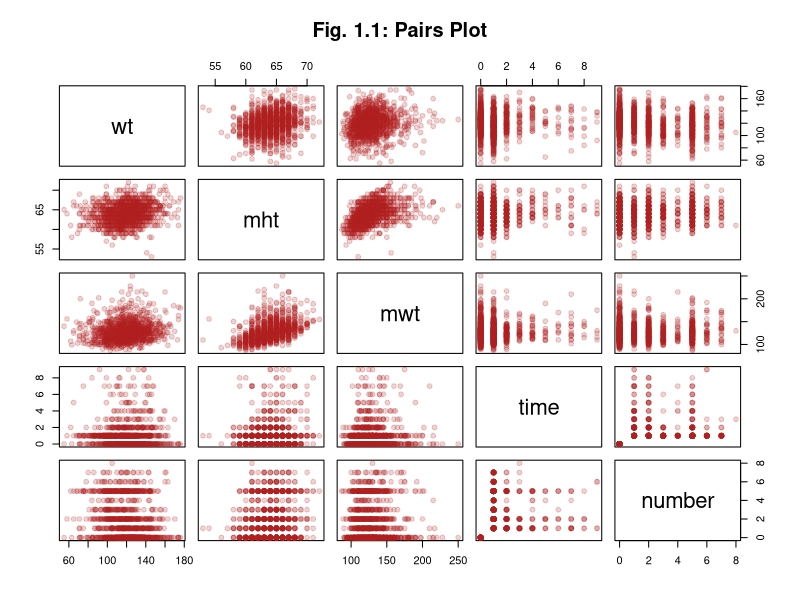
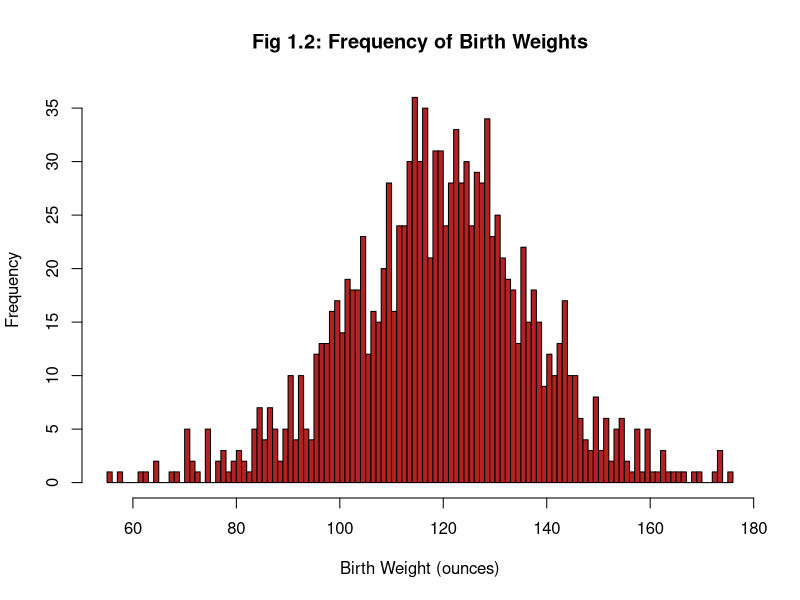
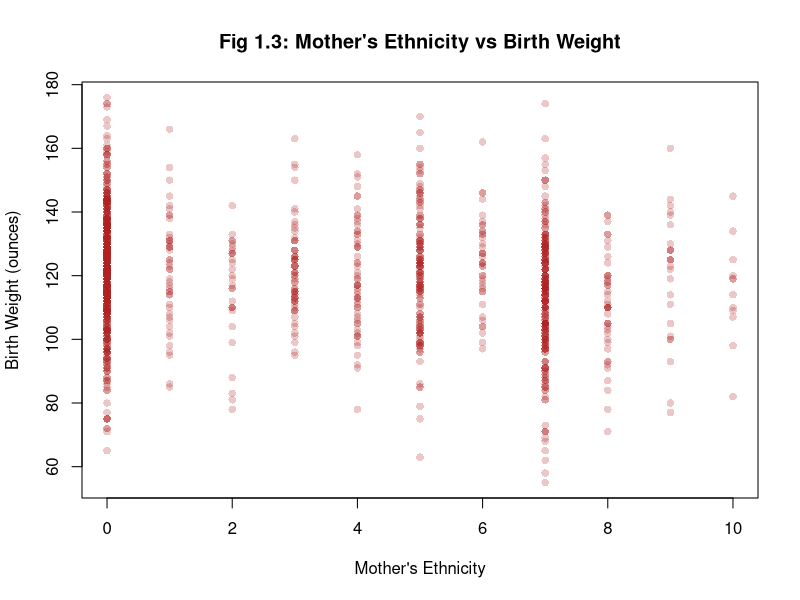
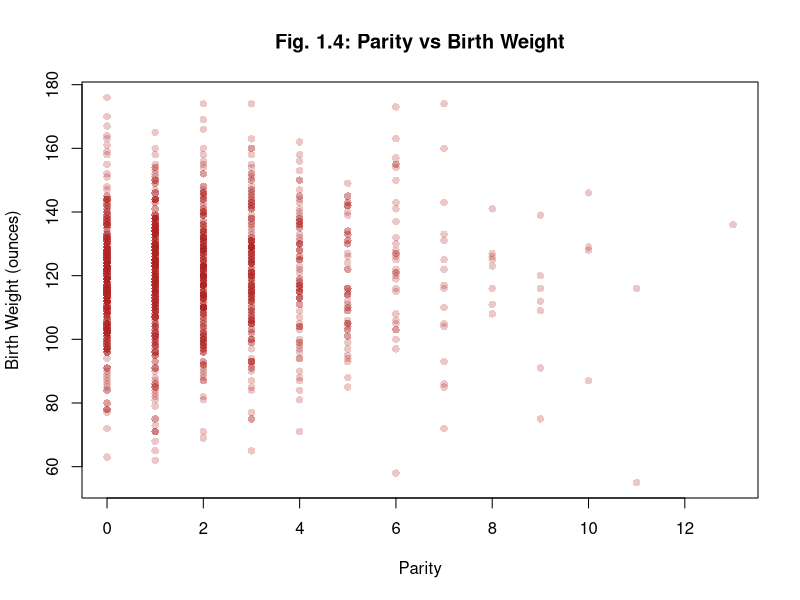
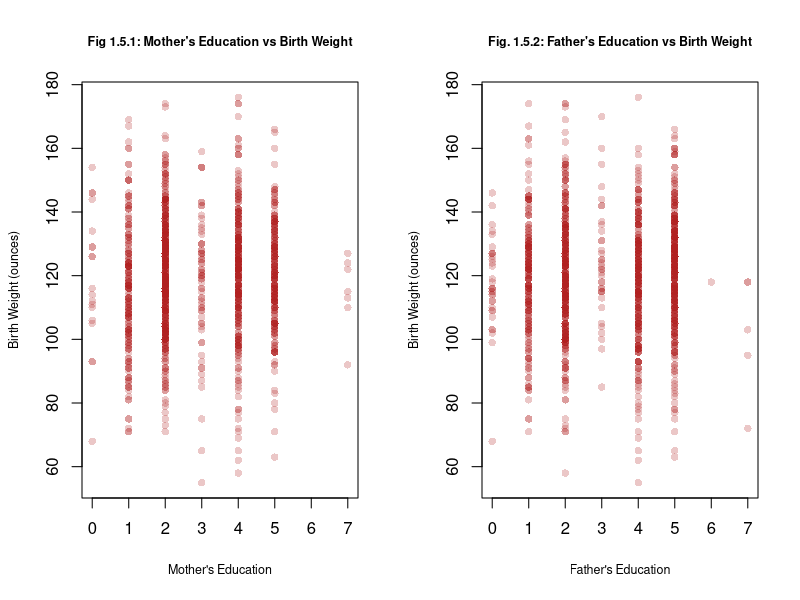
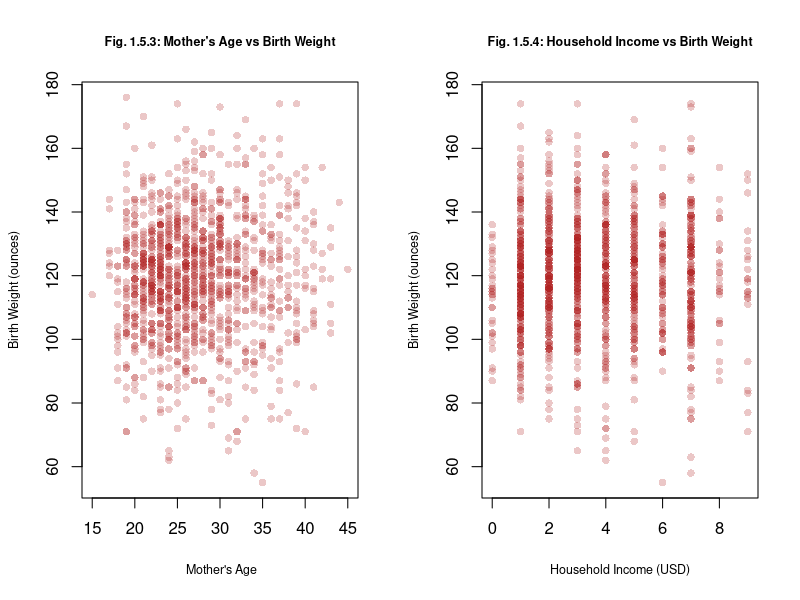
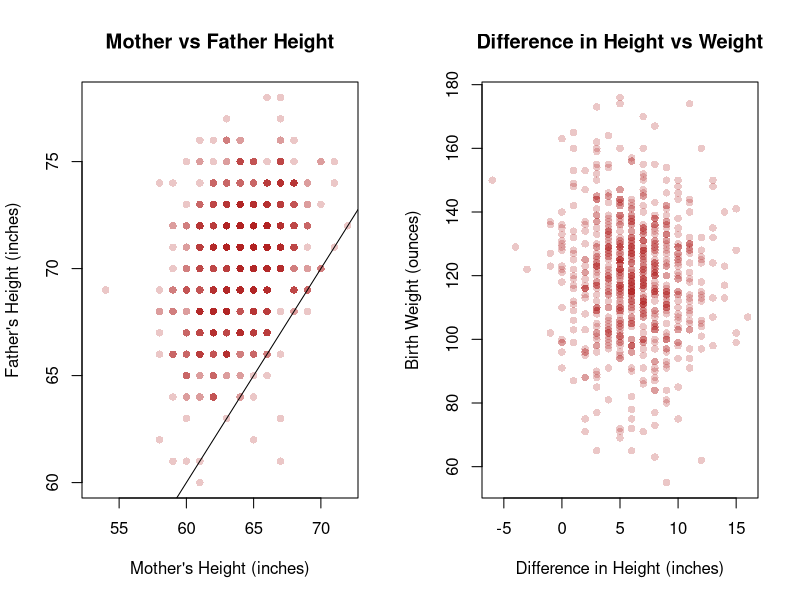
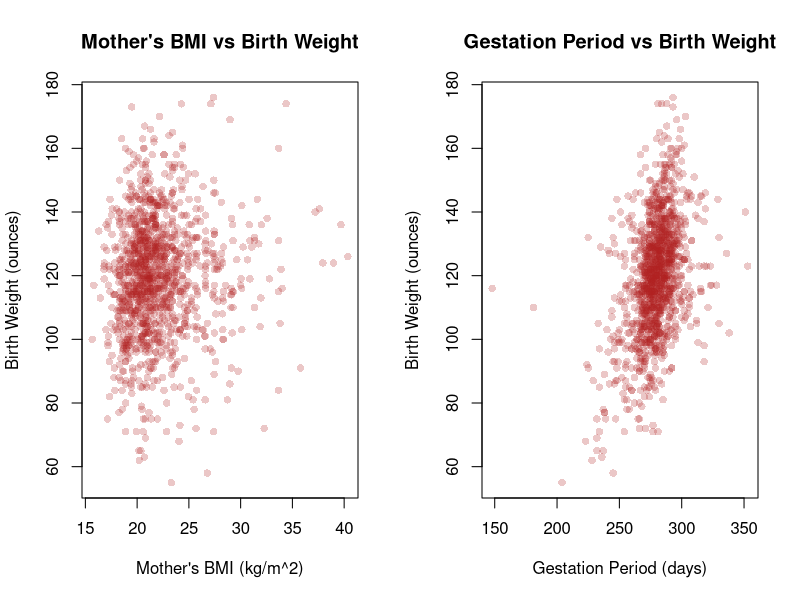

R code for these plots, in order:
## ---- chunk 1
# Knitr Configuration
knitr::opts_chunk$set(
  comment = NA,
  cache = TRUE,
  include = TRUE,
  echo = FALSE,
  results = "markup",
  fig.show = "asis",
  fig.height = 3.5,
  fig.align = "center"
)
## ---- chunk 2
# Define all the functions and constants used later

# Category names for Ethnicity variates
ethLabels <- c(
  "Caucasian",
  "Mexican",
  "African-American",
  "Asian",
  "Mixed",
  "Other"
)

# Category names for Education variates
edLabels <- c(
  "Elementary School",
  "Middle School",
  "High School",
  "High School + Trade School",
  "High School + Some College",
  "College Graduate",
  "Trade School",
  "High School Unclear"
)

# Number of imputed datasets
k <- 5

# Unit conversion factors
poundsToKg <- 0.453592
inchesToM <- 0.0254

# The boundaries for BMI categories
# See this page for the source:
# https://www.mayoclinic.org/healthy-lifestyle/pregnancy-week-by-week/in-depth/pregnancy-weight-gain/art-20044360?pg=1
underweightNormalBoundary <- 18.5
normalOverweightBoundary <- 25
overweightObeseBoundary <- 30

# Use test 10% for test set in cross validation
testSetRatio = 0.1
## ---- chunk 3
isUnderweight <- function (bmi) bmi < underweightNormalBoundary
isNormal <- function (bmi) bmi < normalOverweightBoundary &
                           bmi >= underweightNormalBoundary
isOverweight <- function (bmi) bmi < overweightObeseBoundary &
                               bmi >= normalOverweightBoundary
isObese <- function (bmi) bmi >= overweightObeseBoundary

bmi <- function (wtLbs, htIn) (wtLbs * poundsToKg) / (htIn * inchesToM)^2
## ---- chunk 4
# Roughly translate the "number" category to a floating point
# number of the actual number of cigarettes smoked
numCigs <- function (number) (number <= 4) * (5 * number - 2.5) +
                             (number > 4) * (10 * number - 25.5)
## ---- chunk 5
# Re-encoding and labelling variates as factors
decodeBirthVariates <- function (birthsDataset) {
  newDataset = data.frame(birthsDataset)

  newDataset$meth <- cut(
    birthsDataset$meth,
    breaks = c(0, 5:10), 
    labels = ethLabels,
    right = TRUE,
    include.lowest= TRUE
  )

  newDataset$med <- cut(
    birthsDataset$med,
    breaks = 0:8, 
    labels = edLabels,
    right = FALSE
  )

  newDataset$feth <- cut(
    birthsDataset$feth,
    breaks = c(0, 5:10),
    labels = ethLabels,
    right = TRUE,
    include.lowest= TRUE
  )

  newDataset$fed <- cut(
    birthsDataset$fed,
    breaks = 0:8, 
    labels = edLabels,
    right = FALSE
  )

  newDataset$smoke <- cut(
    birthsDataset$smoke,
    breaks = 0:4, 
    labels = c(
      "Never",
      "Smokes Now",
      "Until Pregnancy",
      "Doesn't Smoke Anymore"
    ),
    right = FALSE
  )

  newDataset$marital <- cut(
    birthsDataset$marital,
    breaks = 0:5,
    labels = c(
      "Married",
      "Legally Separated",
      "Divorced",
      "Widowed",
      "Never Married"
    )
  )

  newDataset$number <- numCigs(birthsDataset$number)

  newDataset$time <- cut(
    birthsDataset$time,
    breaks = 0:10,
    labels = c(
      "Never Smoked",
      "Still Smokes",
      "During Pregnancy",
      "Less Than A Year",
      "1-2 Years",
      "2-3 Years",
      "3-4 Years",
      "5-9 Years",
      "More Than 10 Years",
      "Quit But Don't Know When"
    ),
    right = FALSE
  )

  newDataset$income <- cut(
    birthsDataset$income,
    breaks = c(0, 1, 2, 10),
    labels = c(
      "Under 2500",
      "2500-4999",
      "5000-Over 25000"
    ),
    right = FALSE
  )

  newDataset
}
## ---- chunk 6
smokingImpact <- function (time, number) {
  cigaretteEffectRatio = 6
  # Take the average of the bounds of the range of cigarettes smoked by a given category
  # as the approximate exact number of cigarettes smoked per day
  # https://www.med.uottawa.ca/sim/data/Smoking_and_Health_e.htm shows that it took a
  # six-fold increase in the number of cigarettes smoked a day to double the impact
  # on the likelihood of developing lung cancer. We approximate the effect of smoking
  # on birth with this ratio too.
  activeSmokingImpact = (number != 0) * 2^(numCigs(number) / cigaretteEffectRatio)
  
  impactTimeDecay = 2
  
  # Approximate a scalar number of years since quiting based on the categorical variable
  yearsQuit = (time >= 3) * (-2.5 + time) + (time >= 7) * (-18.5 + 3 * time)
  # Time = 1 or 2 are special cases with 0 decay
  yearsQuit = yearsQuit * (time >= 3)
  
  decayedSmokingImpact = activeSmokingImpact * exp(-yearsQuit / impactTimeDecay)
  
  decayedSmokingImpact
}
## ---- chunk 7
craftFeatures <- function (imputedBirthsDataset) {
  newDataset = decodeBirthVariates(imputedBirthsDataset)

  newDataset$sameEth <- factor(
    imputedBirthsDataset$meth == imputedBirthsDataset$feth,
    labels = c("Different", "Same")
  )
  # What about "Other" though?
  
  newDataset$htDiff <- newDataset$fht - newDataset$mht
    
  newDataset$lateMom <- factor(
    newDataset$parity == 0 & newDataset$mage >= 35,
    labels = c("Not late", "Late")
  )

  newDataset$mBMI <- bmi(newDataset$mwt, newDataset$mht)
  
  newDataset$mBMICategory <- factor(
    1 * isNormal(newDataset$mBMI)
      + 2 * isOverweight(newDataset$mBMI)
      + 3 * isObese(newDataset$mBMI),
    labels = c("Underweight", "Normal", "Overweight", "Obese")
  )
  
  newDataset$smokingImpact <- smokingImpact(
    imputedBirthsDataset$time,
    imputedBirthsDataset$number
  )
  
  newDataset
}
## ---- chunk 8
meanAIC <- function (model, datasets) mean(sapply(
  datasets,
  function (dataset) AIC(update(model, data = dataset))
))
## ---- chunk 9
selectModel <- function (
  datasets,
  predictedVar,
  excludedVars = c(),
  specialTerms = c(),
  interactionTerms = c()
) {
  selectedModelMeanAIC = .Machine$integer.max
  selectedModel = NULL
  
  for (dataset in datasets) {
    M0 = lm(wt ~ 1, data = dataset)
    Mmax = lm(
      formula(paste(
        predictedVar,
        "~",
        "(.",
        Reduce(function (l, r) paste(l, r), Map(function (term) paste("-", term), excludedVars), ""),
        ")^2",
        Reduce(function (l, r) paste(l, r), Map(function (term) paste("+", term), specialTerms), ""),
        Reduce(function (l, r) paste(l, r), Map(function (term) paste("-", term), interactionTerms), "")
      )),
      data = dataset
    ) 
  
    candidateModel = step(
      lm(wt ~ 1, data = dataset),
      scope = list(lower = M0, upper = Mmax),
      direction = "both",
      trace = 0
    )
  
    candidateModelMeanAIC = mean(sapply(
      datasets,
      function (dataset) AIC(update(candidateModel, data = dataset))
    ))
  
    if (candidateModelMeanAIC < selectedModelMeanAIC) {
      selectedModel = update(candidateModel, data = dataset)
      selectedModelMeanAIC = candidateModelMeanAIC
    }
  }
  
  selectedModel
}
## ---- chunk 10
crossValidate <- function (model1, model2, datasets) {
  # "Usually about a thousand is fine" - M. Lysy, Nov. 27, 2018
  m = 1000

  model1rPMSE <- vector(mode = "numeric", length = m)
  model2rPMSE <- vector(mode = "numeric", length = m)

  for (i in 1:m) {
    chosenSet = datasets[[1 + i %% k]]
    Ntotal = nrow(chosenSet)
    Ntest = floor(Ntotal * testSetRatio)
    outOfSampleIndices = sample(Ntotal, Ntest)
    trainSet = chosenSet[-outOfSampleIndices, ]
    testSet = chosenSet[outOfSampleIndices, ]
    
    model1 = update(model1, data = trainSet)
    model2 = update(model2, data = trainSet)
    outOfSamplePredictions1 = predict(model1, newdata = testSet)
    outOfSamplePredictions2 = predict(model2, newdata = testSet)
    predictionErrors1 = (testSet$wt - outOfSamplePredictions1) ^ 2
    predictionErrors2 = (testSet$wt - outOfSamplePredictions2) ^ 2
    model1rPMSE[i] <- sqrt(sum(predictionErrors1) / Ntest)
    model2rPMSE[i] <- sqrt(sum(predictionErrors2) / Ntest)
  }
  
  list(
    rPMSEs = data.frame(model1 = model1rPMSE, model2 = model2rPMSE),
    actual = testSet$wt,
    predictions = data.frame(
      model1 = outOfSamplePredictions1,
      model2 = outOfSamplePredictions2
    ),
    residuals = data.frame(
      model1 = outOfSamplePredictions1 - testSet$wt,
      model2 = outOfSamplePredictions2 - testSet$wt
    )
  )
}
## ---- chunk 11
# Import
births <- read.csv("chds_births.csv")
## ---- chunk 12
mendedBirths <- data.frame(births)
mendedBirths[mendedBirths$marital == 0, "marital"] <- NA
## ---- chunk 13
library(mice)
options(warn=-1)

multiplyImputedBirths <- mice(
  mendedBirths,
  m = k,
  method = "pmm",
  seed = 500,
  printFlag = FALSE
)

imputedBirths <- lapply(1:k, function(i) complete(multiplyImputedBirths, i))
## ---- chunk 14
decodedImputedBirths <- lapply(imputedBirths, decodeBirthVariates)
## ---- chunk 15
engineeredFeatureBirths <- lapply(imputedBirths, craftFeatures)
## ---- chunk 16
pairs(
  births[c("wt", "mht", "mwt", "time", "number")],
  col = adjustcolor("firebrick", 0.2),
  pch = 19,
  main = "Fig. 1.1: Pairs Plot"
)
## ---- chunk 17
hist(
  births$wt,
  breaks = 100,
  col = "firebrick",
  main = "Fig 1.2: Frequency of Birth Weights",
  xlab = "Birth Weight (ounces)",
  mar = c(1, 4, 1, 2) + 0.1
) 
## ---- chunk 18
plot(
  births$meth,
  births$wt,
  col = adjustcolor("firebrick", 0.25),
  pch = 16,
  main = "Fig 1.3: Mother's Ethnicity vs Birth Weight",
  xlab = "Mother's Ethnicity",
  ylab = "Birth Weight (ounces)",
  mar = c(1, 4, 1, 2) +0.1
)
## ---- chunk 19
plot(
  births$parity,
  births$wt,
  pch = 16,
  col = adjustcolor("firebrick", 0.25),
  main = "Fig. 1.4: Parity vs Birth Weight",
  xlab = "Parity",
  ylab = "Birth Weight (ounces)"
)
## ---- chunk 20
par(mfrow = c(1, 2))
plot(
  births$med,
  births$wt,
  col = adjustcolor("firebrick", 0.25),
  pch = 16,
  cex.main = 0.75,
  cex.lab = 0.75,
  main = "Fig 1.5.1: Mother's Education vs Birth Weight",
  xlab = "Mother's Education",
  ylab = "Birth Weight (ounces)"
)
plot(
  births$fed,
  births$wt,
  col = adjustcolor("firebrick", 0.25),
  pch = 16,
  cex.main = 0.75,
  cex.lab = 0.75,
  main = "Fig. 1.5.2: Father's Education vs Birth Weight",
  xlab = "Father's Education",
  ylab = "Birth Weight (ounces)"
)
plot(
  births$mage,
  births$wt,
  pch = 16,
  cex.main = 0.75,
  cex.lab = 0.75,
  col = adjustcolor("firebrick", 0.25),
  main = "Fig. 1.5.3: Mother's Age vs Birth Weight",
  xlab = " Mother's Age",
  ylab = "Birth Weight (ounces)"
)
plot(
  births$income,
  births$wt,
  pch = 16,
  cex.main = 0.75,
  cex.lab = 0.75,
  col = adjustcolor("firebrick", 0.25),
  main = "Fig. 1.5.4: Household Income vs Birth Weight",
  xlab = "Household Income (USD)",
  ylab = "Birth Weight (ounces)"
)
## ---- chunk 21
par(mfrow = c(1,2))
plot(
  births$mht,
  births$fht,
  col = adjustcolor("firebrick", 0.25),
  pch = 16,
  main = "Mother vs Father Height",
  xlab = "Mother's Height (inches)",
  ylab = "Father's Height (inches)"
)
abline(coef = c(0, 1))
plot(
  births$fht - births$mht,
  births$wt,
  pch = 16,
  col = adjustcolor("firebrick", 0.25),
  main = "Difference in Height vs Weight",
  xlab = "Difference in Height (inches)",
  ylab = "Birth Weight (ounces)"
)
## ---- chunk 22
plot(
  bmi(births$mwt, births$mht),
  births$wt,
  pch = 16,
  col = adjustcolor("firebrick", 0.25),
  main = "Mother's BMI vs Birth Weight",
  xlab = "Mother's BMI (kg/m^2)",
  ylab = "Birth Weight (ounces)"
)
## ---- chunk 23
plot(
  births$gestation,
  births$wt,
  col = adjustcolor("firebrick", 0.25),
  main = "Gestation Period vs Birth Weight",
  xlab = "Gestation Period (days)",
  ylab = "Birth Weight (ounces)",
  pch = 16
)
## ---- chunk 24
paste("Number of Occurrences per Marital Status category")
summary(factor(births$marital))
## ---- chunk 25
N <- nrow(mendedBirths)

round(sapply(colnames(mendedBirths), function (colname) sum(is.na(mendedBirths[colname])) / N), 2)
nrow(na.omit(mendedBirths[, !(colnames(mendedBirths) %in% c("fht", "fwt", "income"))])) / N
## ---- chunk 26
basicBirthWeightModel <- selectModel(
  decodedImputedBirths,
  "wt",
  excludedVars = c("gestation", "smoke", "marital"),
  specialTerms = c("marital")
)
basicBirthWeightModelMeanAIC <- meanAIC(basicBirthWeightModel, decodedImputedBirths)
basicBirthWeightModel$call
## ---- chunk 27
engineeredBirthWeightModel <- selectModel(
  engineeredFeatureBirths,
  "wt",
  excludedVars = c("gestation", "smoke", "time", "fht", "mBMICategory", "income",
                   "marital", "med", "fed", "meth", "feth", "fht", "fwt"),
  specialTerms = c("mBMICategory", "time", "income", "marital", "med", "fed", 
                   "feth", "meth", "fht", "fwt")
)
engineeredBirthWeightModelMeanAIC <- meanAIC(
  engineeredBirthWeightModel,
  engineeredFeatureBirths
)
engineeredBirthWeightModel$call
## ---- chunk 28
# residual standard error
basicRes <- summary(basicBirthWeightModel)$sigma
enginRes <- summary(engineeredBirthWeightModel)$sigma

#R squared calculation
basicRsquared <- summary(basicBirthWeightModel)$r.squared
enginRsquared <- summary(engineeredBirthWeightModel)$r.squared

#R squared adjusted
basicARsquared <- summary(basicBirthWeightModel)$adj.r.squared
enginARsquared <- summary(engineeredBirthWeightModel)$adj.r.squared

summaryTable <- data.frame(c(basicRes, enginRes), c(basicRsquared, enginRsquared), c(basicARsquared, enginARsquared))
colnames(summaryTable) <- c("Residual Standard Error", "R Squared", "Adjusted R Squared")
rownames(summaryTable) <- c("Basic Model", "Engineered Model")
summaryTable

## ---- chunk 29
layout(matrix(c(1, 2, 4, 5), 1, 2, byrow = TRUE))
plot(basicBirthWeightModel, cex = 0.4, pch = 19, main = NULL)

## ---- chunk 30
layout(matrix(c(1, 2, 4, 5), 1, 2, byrow = TRUE))
plot(engineeredBirthWeightModel, cex = 0.4, pch = 19, main = NULL)
## ---- chunk 31
press1 <- resid(basicBirthWeightModel) / (1 - hatvalues(basicBirthWeightModel)) 
press2 <-  resid(engineeredBirthWeightModel) / (1 - hatvalues(engineeredBirthWeightModel))
AIC1 <- c("Basic", "Engineered")

#display results
disp <- rbind(
  AIC = c(
    engineeredBirthWeightModelMeanAIC,
    basicBirthWeightModelMeanAIC),
    PRESS = c(sum(press1^2), sum(press2^2)
  )
)
colnames(disp) <- c("Basic", "Engineered")
disp
## ---- chunk 32
cvResults <- crossValidate(
  basicBirthWeightModel,
  engineeredBirthWeightModel,
  engineeredFeatureBirths
)
## ---- chunk 33
rPMSEs <- cvResults$rPMSEs
PMSETable <- data.frame(c(mean(rPMSEs$model1), sd(rPMSEs$model1)), c(mean(rPMSEs$model2), sd(rPMSEs$model2)))
colnames(PMSETable) <- c("Basic Mode", "Engineered Model")
rownames(PMSETable) <- c("Mean", "SD")
PMSETable
boxplot(list(model1rPMSE = rPMSEs$model1, model2rPMSE = rPMSEs$model2))

par(mfrow=c(1,2))
plot(
  cvResults$predictions$model1,
  cvResults$residuals$model1,
  main = "Predicted Values vs Basic Model Res",
  cex.main = 0.8,
  xlab = "Predicted Values",
  ylab = "Basic Model Residuals"
)
plot(
  cvResults$predictions$model2,
  cvResults$residuals$model2,
  main = "Predicted Values vs Engineered Model Res",
  cex.main = 0.8,
  xlab = "Predicted Values",
  ylab = "Engineered Model Residuals"
)
## ---- chunk 34
par(mfrow = c(1, 2))
qqnorm(
  cvResults$residuals$model1,
  main = "Normal Q-Q Plot for Basic",
  cex.main = 0.85
)
abline(a = 0, b = 20, lty = 2, col = "blue")

qqnorm(
  cvResults$residuals$model2,
  main = "Normal Q-Q Plot for Engineered",
  cex.main = 0.85
)
abline(a = 0, b = 20, lty = 2, col = "blue")
## ---- chunk 35
# Reconfigure Knitr for Appendix
knitr::opts_chunk$set(include = TRUE, echo = TRUE, eval = FALSE)
## ---- chunk 36

## ---- chunk 37

## ---- chunk 38

## ---- chunk 39

## ---- chunk 40

## ---- chunk 41

## ---- chunk 42

## ---- chunk 43

## ---- chunk 44

## ---- chunk 45

## ---- chunk 46

## ---- chunk 47

## ---- chunk 48

## ---- chunk 49

## ---- chunk 50

## ---- chunk 51

## ---- chunk 52

## ---- chunk 53

## ---- chunk 54

## ---- chunk 55

## ---- chunk 56

## ---- chunk 57

## ---- chunk 58

## ---- chunk 59

## ---- chunk 60

## ---- chunk 61

## ---- chunk 62

## ---- chunk 63

## ---- chunk 64
round(
  sapply(
    0:13,
    function (parity) c(
      mean(births[births$parity == parity, "wt"]),
      sd(births[births$parity == parity, "wt"])
    )
  ),
  2
)
## ---- chunk 65
qqplot(
  cvResults$predictions$model1,
  cvResults$actual,
  main = "Q-Q Plot",
  xlab = "Predicted Values",
  ylab = "Actual Values"
)
abline(a = 0, b = 1, lty = 2, col = "red")

qqplot(
  cvResults$predictions$model2,
  cvResults$actual,
  main = "Q-Q Plot",
  xlab = "Predicted Values",
  ylab = "Actual Values"
)
abline(a = 0, b = 1, lty = 2, col = "red")
## ---- chunk 66
#coefficients
basicCoeff <- data.frame(summary(basicBirthWeightModel)$coefficients)
enginCoeff <- data.frame(summary(engineeredBirthWeightModel)$coefficients)

format(basicCoeff, digits = 2, scientific = FALSE)
format(enginCoeff, digits = 2, scientific = FALSE)
## ---- chunk 67

## ---- chunk 68
